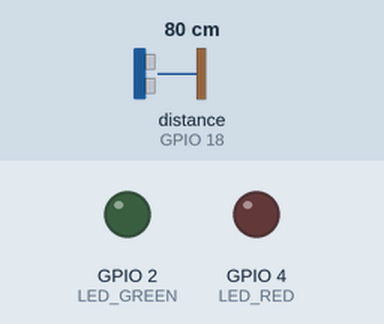
This sketch was run on a simulated ESP32. On the bench: output pins drawn as LEDs (lit = HIGH). The test bench sets the inputs (shaded band); at power-on: distance to the obstacle (sensor on GPIO 18) 80 cm. The echo pulse lasts 58.3 µs per cm; WiFi joins after 1.5 s; servers stay silent unless stated; no MQTT or app messages arrive unless stated; pins used as bus, display or sensor lines are not drawn; what the sketch prints to the serial monitor is not drawn.

Above: at 2.7 s.
2.8 s: distance to the obstacle (sensor on GPIO 18) set to 23 cm
9.7 s: distance to the obstacle (sensor on GPIO 18) set to 19 cm
At 10.4 s:
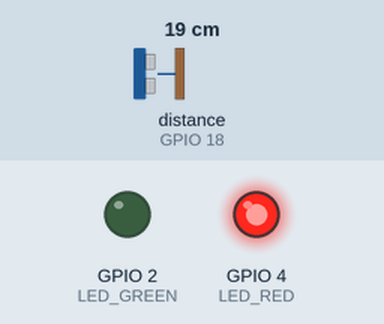
16.6 s: distance to the obstacle (sensor on GPIO 18) set to 35 cm
At 20.8 s:
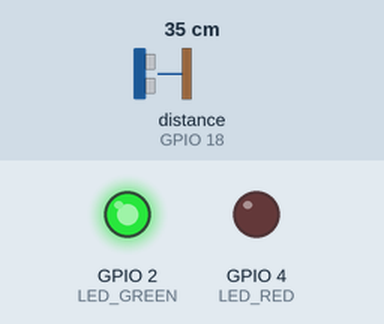
23.5 s: distance to the obstacle (sensor on GPIO 18) set to 2 cm
At 25.9 s:
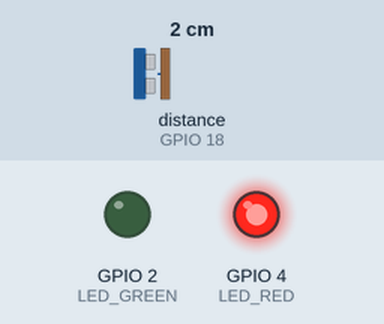
Timing chart, 0 to 27.4 s (numbered marks = the images above; inputs shaded):
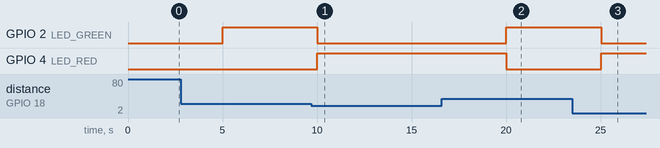

Measured:
- the behaviour switches between 21 and 20 cm on distance to the obstacle (sensor on GPIO 18) (found by bisection; images 0 and 1)
- after the input at 9.7 s, GPIO 2 (LED_GREEN): HIGH → LOW after 0.31 s; GPIO 4 (LED_RED): LOW → HIGH after 0.31 s
- after the input at 16.6 s, GPIO 2 (LED_GREEN): LOW → HIGH after 3.4 s; GPIO 4 (LED_RED): HIGH → LOW after 3.4 s
- after the input at 23.5 s, GPIO 2 (LED_GREEN): HIGH → LOW after 1.5 s; GPIO 4 (LED_RED): LOW → HIGH after 1.5 s

The sketch:

SmartBinMonitoring.ino
```cpp
#include <WiFi.h>
#include <PubSubClient.h>

#define TRIG_PIN 5
#define ECHO_PIN 18
#define LED_GREEN 2
#define LED_RED 4

const char* ssid = "Wokwi-GUEST";
const char* password = "";

const char* mqttServer = "mqtt.netpie.io";
const int mqttPort = 1883;

const char* clientID = ".......";
const char* mqttUser = "......";
const char* mqttPass = "......";

WiFiClient wifiClient;
PubSubClient client(wifiClient);

unsigned long lastSend = 0;
float fullDistance = 100.0;  // ความลึกของถัง (cm)

void connectToMQTT() {
  while (!client.connected()) {
    Serial.print("Connecting to MQTT...");
    if (client.connect(clientID, mqttUser, mqttPass)) {
      Serial.println("connected");
    } else {
      Serial.print("failed, rc=");
      Serial.print(client.state());
      Serial.println(" retrying in 2 seconds...");
      delay(2000);
    }
  }
}

float readDistanceCM() {
  digitalWrite(TRIG_PIN, LOW);
  delayMicroseconds(2);
  digitalWrite(TRIG_PIN, HIGH);
  delayMicroseconds(10);
  digitalWrite(TRIG_PIN, LOW);
  int duration = pulseIn(ECHO_PIN, HIGH);
  return duration * 0.034 / 2;
}

void setup() {
  Serial.begin(115200);

  pinMode(TRIG_PIN, OUTPUT);
  pinMode(ECHO_PIN, INPUT);
  pinMode(LED_GREEN, OUTPUT);
  pinMode(LED_RED, OUTPUT);

  WiFi.begin(ssid, password);
  Serial.print("Connecting to WiFi");
  while (WiFi.status() != WL_CONNECTED) {
    delay(500);
    Serial.print(".");
  }
  Serial.println(" connected!");

  client.setServer(mqttServer, mqttPort);
}

void loop() {
  if (!client.connected()) {
    connectToMQTT();
  }

  client.loop();

  if (millis() - lastSend > 5000) {
    float distance = readDistanceCM();
    float trashLevel = fullDistance - distance;

    String status;

    if (trashLevel > 80.0) {
      digitalWrite(LED_RED, HIGH);
      digitalWrite(LED_GREEN, LOW);
      status = "FULL";
    } else {
      digitalWrite(LED_RED, LOW);
      digitalWrite(LED_GREEN, HIGH);
      status = "OK";
    }

    Serial.printf("Distance: %.2f cm | Trash Level: %.2f cm | Status: %s\n",
                  distance, trashLevel, status.c_str());

    client.publish("@msg/smartbin/level", String(trashLevel).c_str());
    client.publish("@msg/smartbin/status", status.c_str());

    String shadowData = "{";
    shadowData += "\"data\":{";
    shadowData += "\"level\":" + String(trashLevel) + ",";
    shadowData += "\"status\":\"" + status + "\"";
    shadowData += "}}";

    client.publish("@shadow/data/update", shadowData.c_str());

    lastSend = millis();
  }
}
```
